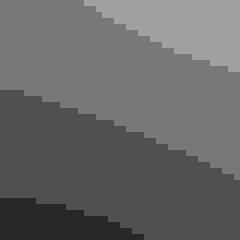
%> input picture Im2mesh_Matlab/pixelMesh v1.1/im.tif, 40 x 40 px (shown 6 times larger)
$ octave untitled.m   (GNU Octave 9; MATLAB toolbox functions it lacks are replaced by stand-ins)
%> lines starting %> are read from the running program, lines starting %| are printed output that depends on the picture
### Im2mesh_Matlab/pixelMesh v1.1/pixelMesh.m
function [vert,quad,tnum,vert2,quad2] = pixelMesh( im, opt )
% pixelMesh: Convert 2d multi-phase image to pixel-based finite element
% mesh (4-node quadrilateral element)
%

    %----------------------------------------------------------------------
    % check the number of inputs
    if nargin == 1
        opt = [];
    elseif nargin == 2
        % normal case
    else
        error("check the number of inputs");
    end

    % verify field names and set values for opt
    opt = setOption( opt );

    %----------------------------------------------------------------------
    % pre-process
    im = flip(im,1);	% in FEM software using right-hand coordinate,
                        % to coincide with that, must flip in row direction
                        % so the origin of coordinates is at bottom-left

    num_row = size( im, 1 );
    num_col = size( im, 2 );
    integer_type = getIntType( num_col, num_row );

    %----------------------------------------------------------------------
    % get unique intensities from image
    intensity = unique( im );     % column vector

    % select phase
    if isempty(opt.select_phase)
        % = do nothing = all phases will be chosen
    elseif ~isvector(opt.select_phase)
        error("select_phase is not a vector")
    elseif length(opt.select_phase) > length(intensity)
        error("length of select_phase is larger than the number of phases")
    else
        % update intensity vector
        intensity = intensity( opt.select_phase );
    end

    %----------------------------------------------------------------------
    % total number of elements
    num_phase = length( intensity );
    num_ele = 0;
    for i = 1: num_phase
        num_ele = num_ele + sum(sum( im==intensity(i) ));
    end

    % initialize quad, tnum
    quad = zeros( num_ele, 4, integer_type );
    tnum = zeros( num_ele, 1, 'uint8' );

    %----------------------------------------------------------------------
    % get 4-node numbering of each element
    k = 1; % counter
    for i = 1: num_row
        for j = 1: num_col
            row = i;
            col = j;

            % check intensity
            if ~ismember( im(row,col), intensity )
                continue
            end

            % node numbering of 4 corner
            Lind_4corner = [
                             (col-1)*(num_row+1) + row, ...
                             col*(num_row+1) + row, ...
                             col*(num_row+1) + row + 1, ...
                             (col-1)*(num_row+1) + row + 1
                             ];

            quad(k,:) = Lind_4corner;
            tnum(k,:) = find( im(row,col) == intensity );

            k = k + 1;
        end
    end

    %----------------------------------------------------------------------
    % get all node numbering
    unique_node_ind_v = unique(quad);

    % get list of node coordinates, corresponding to unique_node_ind_v
    % nodecoor_list(i,:) = [ node_numbering, x, y ]
    nodecoor_list = getNodelist( unique_node_ind_v, num_col, num_row );

    %----------------------------------------------------------------------
    % update node numbering in quad by mapping: nodecoor_list(i,1) -> i
    % so we can safely discard the 1st column of nodecoor_list in next step
    new_quad = quad;

    for i = 1: size(nodecoor_list,1)
        old_ind = nodecoor_list(i,1);
        new_ind = i;
        new_quad( quad == old_ind ) = new_ind;
    end

    quad = new_quad;

    %----------------------------------------------------------------------
    % x y coordinates of vertices
    vert = nodecoor_list(:,2:3);

    %----------------------------------------------------------------------
    % convert linear to quadratic element
    [vert2, quad2] = insertNode(vert, quad);

    %----------------------------------------------------------------------
end


function new_opt = setOption( opt )
% setOption: verify field names in opt and set values in new_opt according
% to opt

    % initialize new_opt with default field names & value
    new_opt.select_phase = [];

    if isempty(opt)
        return
    end

    if ~isstruct(opt)
        error("opt is not a structure array. Not valid input.")
    end

    % get the field names of opt
    nameC = fieldnames(opt);

    % verify field names in opt and set values in new_opt
    % compare the field name of opt with new_opt using for loop
    % if a field name of opt exist in new_opt, assign the that field value
    % in opt to new_opt
    % if a field name of opt not exist in new_opt, show error

    for i = 1: length(nameC)
        if isfield( new_opt, nameC{i} )
            value = getfield( opt, nameC{i} );
            new_opt = setfield( new_opt, nameC{i}, value );
        else
            error("Field name %s in opt is not correct.", nameC{i});
        end
    end

end


function integer_type = getIntType( num_col, num_row )
% get the suitable integer type for storing node number

    total_num_node = (num_row+1)*(num_col+1);
    if total_num_node >0 && total_num_node < 2^64

        if total_num_node < 2^8
           integer_type = 'uint8';
        elseif total_num_node < 2^16
           integer_type = 'uint16';
        elseif total_num_node < 2^32
           integer_type = 'uint32';
        else
           integer_type = 'uint64';
        end
    else
        error('unexpected number of nodes');
    end
end


function nodecoor_list = getNodelist( unique_node_ind_v, num_col, num_row )
% getNodelist: get list of all nodes
%
% nodecoor_list(i,:) = [ node_number, x, y ]
%
% Revision history:
%   Jiexian Ma, mjx0799@gmail.com, Nov 2019
% Cite As:
%   Jiexian Ma (2023). pixelMesh (pixel-based mesh) (https://www.mathworks.
%   com/matlabcentral/fileexchange/104715-pixelmesh-pixel-based-mesh), MATL
%   AB Central File Exchange. Retrieved January 12, 2023.

    % generate x y coordinate of all nodes
    % can be accessed by X( row, col, sli ), Y( row, col, sli ),
    xs = 0.5: num_col+0.5;
    ys = 0.5: num_row+0.5;
    [ X, Y ] = meshgrid( xs, ys );

    % reshape into vector
    % can be accessed by X(i), Y(i)
    X = X(:);
    Y = Y(:);

    % extract certain nodes
    X = X( unique_node_ind_v );
    Y = Y( unique_node_ind_v );

    num_node = length( unique_node_ind_v );
    % temporary list
    temp_list = zeros( num_node, 2 );

    for i = 1: num_node
        temp_list( i, : ) = [ X(i), Y(i) ];
    end

    % create point list, storing x y coordinate of all nodes
    % nodecoor_list(i,:) = [ node_number, x, y ]
    nodecoor_list = zeros( num_node, 3 );
    nodecoor_list( :, 1 ) = unique_node_ind_v;
    nodecoor_list( :, 2:3 ) = temp_list;

end

### Im2mesh_Matlab/pixelMesh v1.1/insertNode.m
function [vertU, triaU] = insertNode(vert, tria)
% insertNode: inserts midpoints into all triangle edges to form 6-node elements.
%
%   [vertU, triaU] = insertNode(vert, tria)
%
% input:
%   vert : (N x 2) array of node coordinates
%          vert(i,:) = (x, y) for the i-th node
%
%   tria : (M x 3) array of triangles
%          tria(k,:) = [i1, i2, i3] (1-based indices of the triangle's nodes)
%
% output:
%   vertU : (N + E) x 2 array of updated node coordinates
%           (original nodes + newly inserted midpoints)
%
%   triaU : (M x 6) array of "quadratic" triangle connectivity
%           triaU(k,:) = [i1, i2, i3, i4, i5, i6],
%           where the last 3 entries are the midpoint node indices on edges
%
% Im2mesh is copyright (C) 2019-2025 by Jiexian Ma and is distributed under
% the terms of the GNU General Public License (version 3).
%
% Project website: https://github.com/mjx888/im2mesh
%

    % Number of original vertices and elements
    nV = size(vert,1);
    nT = size(tria,1);

    % 1) "tria_app" for the edges (1->2, 2->3, 3->1), same as original
    tria_app = [tria, tria(:,1)];

    % Vectorize this by listing the edges in exactly that order:
    i1 = reshape(tria_app(:,1:4)', [], 1);
    i2 = reshape(tria_app(:,2:5)', [], 1);

    % Compute all midpoints in a single shot (still in the same order)
    newCoords = 0.5* (vert(i1, :) + vert(i2, :));

    % 3) Combine the original vertices + newly created midpoints
    V2 = [vert; newCoords];

    % 4) Remove duplicates with "stable" to replicate original order
    [vertU, ~, ic] = unique(V2, 'stable', 'rows');

    % 5) Construct the final 6-node connectivity "triaU"
    % Vector-map the original corners:
    cornerMapped = ic(tria);  % each corner i => ic(i)

    % Vector-map the midpoints:
    midMapped = reshape(ic(nV+1:end), 4, nT).';

    % Combine corners + midpoints
    triaU = [cornerMapped, midMapped];
end

### Im2mesh_Matlab/pixelMesh v1.1/untitled.m
%%
clearvars
%%
im = imread("im.tif");
%> im is the input picture: size 40x40 uint8; min 40, max 160, mean 103.2
if size(im,3) == 3;  im = rgb2gray( im ); end
imshow( im,'InitialMagnification','fit' );

%%
[vert,quad,tnum] = pixelMesh( im );
%> in pixelMesh, `im = flip(im,1);`:
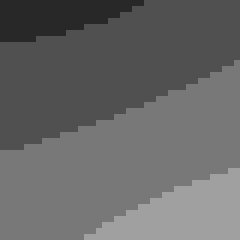
%> im: size 40x40 uint8 (shown 6 times larger); min 40, max 160, mean 103.2; mean of the top-left, top-right, bottom-left and bottom-right quarters 69.2, 90, 116.4, 137
%> in pixelMesh, `intensity = unique( im );`: intensity = [40; 80; 120; 160]
%> in pixelMesh, `num_phase = length( intensity );`: num_phase = 4
%> the loop in pixelMesh, `for i = 1: num_phase` made 4 passes
%> num_ele on passes 1 to 4: 115, 743, 1416, 1600
%> after the loop in pixelMesh, `for i = 1: num_row`: k = 1601; quad = 1600 rows, first 8: [1 42 43 2; 42 83 84 43; 83 124 125 84; 124 165 166 125; 165 206 207 166; 206 247 248 207; 247 288 289 248; 288 329 330 289]; tnum = 1600 values, max 4 at index 1159, min 1 at index 1, mean 2.58
%> in pixelMesh, `unique_node_ind_v = unique(quad);`: unique_node_ind_v = 1681 values from 1 to 1681
%> in getNodelist, `num_node = length( unique_node_ind_v );`: num_node = 1681
%> after the loop in getNodelist, `for i = 1: num_node`: temp_list = 1681 rows, first 12: [0.5 0.5; 0.5 1.5; 0.5 2.5; 0.5 3.5; 0.5 4.5; 0.5 5.5; 0.5 6.5; 0.5 7.5; 0.5 8.5; 0.5 9.5; 0.5 10.5; 0.5 11.5]
%> in pixelMesh, `nodecoor_list = getNodelist( unique_node_ind_v, num_col, num_row );`: nodecoor_list = 1681 rows, first 12: [1 0.5 0.5; 2 0.5 1.5; 3 0.5 2.5; 4 0.5 3.5; 5 0.5 4.5; 6 0.5 5.5; 7 0.5 6.5; 8 0.5 7.5; 9 0.5 8.5; 10 0.5 9.5; 11 0.5 10.5; 12 0.5 11.5]
%> in pixelMesh, `new_quad = quad;`: new_quad has the same summary as quad
%> in pixelMesh, `vert = nodecoor_list(:,2:3);`: vert has the same summary as temp_list in getNodelist
%> in insertNode, `nV = size(vert,1);`: nV = 1681
%> in insertNode, `nT = size(tria,1);`: nT = 1600
%> in insertNode, `tria_app = [tria, tria(:,1)];`: tria_app = 1600 rows, first 8: [1 42 43 2 1; 42 83 84 43 42; 83 124 125 84 83; 124 165 166 125 124; 165 206 207 166 165; 206 247 248 207 206; 247 288 289 248 247; 288 329 330 289 288]
%> in insertNode, `i1 = reshape(tria_app(:,1:4)', [], 1);`: i1 = 6400 values, max 1681 at index 6399, min 1 at index 1, mean 841
%> in insertNode, `i2 = reshape(tria_app(:,2:5)', [], 1);`: i2 = 6400 values, max 1681 at index 6398, min 1 at index 4, mean 841
%> in insertNode, `[vertU, ~, ic] = unique(V2, 'stable', 'rows');`: ic = []
%> the run ends on the next line
